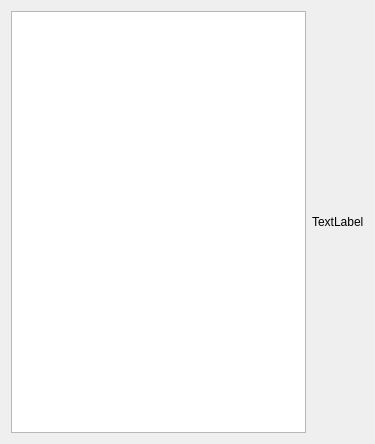
<?xml version="1.0" encoding="UTF-8"?>
<ui version="4.0">
 <class>RecvWidget</class>
 <widget class="QWidget" name="RecvWidget">
  <property name="geometry">
   <rect>
    <x>0</x>
    <y>0</y>
    <width>375</width>
    <height>444</height>
   </rect>
  </property>
  <property name="windowTitle">
   <string>Form</string>
  </property>
  <layout class="QHBoxLayout" name="horizontalLayout">
   <item>
    <widget class="QListWidget" name="listWidget"/>
   </item>
   <item>
    <widget class="QLabel" name="usrname">
     <property name="text">
      <string>TextLabel</string>
     </property>
    </widget>
   </item>
  </layout>
 </widget>
 <resources/>
 <connections/>
</ui>
